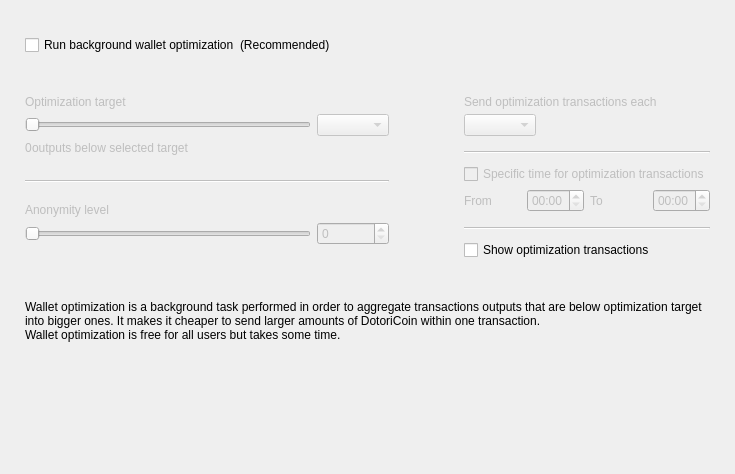
<?xml version="1.0" encoding="UTF-8"?>
<ui version="4.0">
 <class>OptimizationOptionsFrame</class>
 <widget class="QFrame" name="OptimizationOptionsFrame">
  <property name="geometry">
   <rect>
    <x>0</x>
    <y>0</y>
    <width>735</width>
    <height>474</height>
   </rect>
  </property>
  <property name="windowTitle">
   <string>Frame</string>
  </property>
  <property name="frameShape">
   <enum>QFrame::NoFrame</enum>
  </property>
  <property name="frameShadow">
   <enum>QFrame::Raised</enum>
  </property>
  <layout class="QVBoxLayout" name="verticalLayout">
   <property name="spacing">
    <number>0</number>
   </property>
   <property name="leftMargin">
    <number>25</number>
   </property>
   <property name="topMargin">
    <number>35</number>
   </property>
   <property name="rightMargin">
    <number>25</number>
   </property>
   <property name="bottomMargin">
    <number>0</number>
   </property>
   <item>
    <layout class="QHBoxLayout" name="horizontalLayout_2">
     <item>
      <widget class="QCheckBox" name="m_enableOptimizationCheck">
       <property name="text">
        <string>Run background wallet optimization</string>
       </property>
      </widget>
     </item>
     <item>
      <widget class="WalletGui::WalletNormalGrayTextLabel" name="label_8">
       <property name="text">
        <string>(Recommended)</string>
       </property>
      </widget>
     </item>
     <item>
      <spacer name="horizontalSpacer">
       <property name="orientation">
        <enum>Qt::Horizontal</enum>
       </property>
       <property name="sizeHint" stdset="0">
        <size>
         <width>40</width>
         <height>20</height>
        </size>
       </property>
      </spacer>
     </item>
    </layout>
   </item>
   <item>
    <spacer name="verticalSpacer_2">
     <property name="orientation">
      <enum>Qt::Vertical</enum>
     </property>
     <property name="sizeType">
      <enum>QSizePolicy::Fixed</enum>
     </property>
     <property name="sizeHint" stdset="0">
      <size>
       <width>20</width>
       <height>40</height>
      </size>
     </property>
    </spacer>
   </item>
   <item>
    <widget class="QWidget" name="m_optimizationOptionsWidget" native="true">
     <property name="enabled">
      <bool>true</bool>
     </property>
     <layout class="QHBoxLayout" name="horizontalLayout">
      <property name="spacing">
       <number>75</number>
      </property>
      <property name="leftMargin">
       <number>0</number>
      </property>
      <property name="topMargin">
       <number>0</number>
      </property>
      <property name="rightMargin">
       <number>0</number>
      </property>
      <property name="bottomMargin">
       <number>0</number>
      </property>
      <item alignment="Qt::AlignTop">
       <widget class="QWidget" name="widget1" native="true">
        <property name="enabled">
         <bool>false</bool>
        </property>
        <layout class="QGridLayout" name="gridLayout" columnstretch="50,0,0,0">
         <property name="leftMargin">
          <number>0</number>
         </property>
         <property name="topMargin">
          <number>0</number>
         </property>
         <property name="rightMargin">
          <number>0</number>
         </property>
         <property name="bottomMargin">
          <number>0</number>
         </property>
         <property name="verticalSpacing">
          <number>5</number>
         </property>
         <item row="0" column="0" colspan="4">
          <widget class="WalletGui::WalletNormalBlackTextLabel" name="label_5">
           <property name="text">
            <string>Optimization target</string>
           </property>
           <property name="indent">
            <number>0</number>
           </property>
          </widget>
         </item>
         <item row="4" column="0" colspan="4">
          <spacer name="verticalSpacer_3">
           <property name="orientation">
            <enum>Qt::Vertical</enum>
           </property>
           <property name="sizeType">
            <enum>QSizePolicy::Fixed</enum>
           </property>
           <property name="sizeHint" stdset="0">
            <size>
             <width>20</width>
             <height>20</height>
            </size>
           </property>
          </spacer>
         </item>
         <item row="1" column="0" colspan="3">
          <widget class="QSlider" name="m_thresholdSlider">
           <property name="maximum">
            <number>6</number>
           </property>
           <property name="pageStep">
            <number>1</number>
           </property>
           <property name="orientation">
            <enum>Qt::Horizontal</enum>
           </property>
          </widget>
         </item>
         <item row="1" column="3">
          <widget class="QComboBox" name="m_thresholdCombo"/>
         </item>
         <item row="5" column="0" colspan="4">
          <widget class="Line" name="line">
           <property name="orientation">
            <enum>Qt::Horizontal</enum>
           </property>
          </widget>
         </item>
         <item row="6" column="0" colspan="4">
          <spacer name="verticalSpacer_4">
           <property name="orientation">
            <enum>Qt::Vertical</enum>
           </property>
           <property name="sizeType">
            <enum>QSizePolicy::Fixed</enum>
           </property>
           <property name="sizeHint" stdset="0">
            <size>
             <width>20</width>
             <height>15</height>
            </size>
           </property>
          </spacer>
         </item>
         <item row="8" column="3">
          <widget class="QSpinBox" name="m_mixinSpin">
           <property name="buttonSymbols">
            <enum>QAbstractSpinBox::UpDownArrows</enum>
           </property>
          </widget>
         </item>
         <item row="7" column="0" colspan="4">
          <widget class="WalletGui::WalletNormalBlackTextLabel" name="label_7">
           <property name="text">
            <string>Anonymity level</string>
           </property>
           <property name="indent">
            <number>0</number>
           </property>
          </widget>
         </item>
         <item row="8" column="0" colspan="3">
          <widget class="QSlider" name="m_mixinSlider">
           <property name="pageStep">
            <number>1</number>
           </property>
           <property name="orientation">
            <enum>Qt::Horizontal</enum>
           </property>
          </widget>
         </item>
         <item row="2" column="0" colspan="4">
          <spacer name="verticalSpacer_12">
           <property name="orientation">
            <enum>Qt::Vertical</enum>
           </property>
           <property name="sizeType">
            <enum>QSizePolicy::Fixed</enum>
           </property>
           <property name="sizeHint" stdset="0">
            <size>
             <width>20</width>
             <height>0</height>
            </size>
           </property>
          </spacer>
         </item>
         <item row="3" column="0" colspan="4">
          <layout class="QHBoxLayout" name="horizontalLayout_3" stretch="0,1">
           <item>
            <widget class="QLabel" name="m_nonOptimizedOutputsLabel">
             <property name="text">
              <string>0</string>
             </property>
            </widget>
           </item>
           <item>
            <widget class="WalletGui::WalletNormalBlackTextLabel" name="m_nonOptimizedOutputsTextLabel">
             <property name="text">
              <string>outputs below selected target</string>
             </property>
            </widget>
           </item>
          </layout>
         </item>
        </layout>
       </widget>
      </item>
      <item>
       <layout class="QVBoxLayout" name="verticalLayout_3">
        <property name="spacing">
         <number>10</number>
        </property>
        <property name="rightMargin">
         <number>0</number>
        </property>
        <property name="bottomMargin">
         <number>0</number>
        </property>
        <item>
         <widget class="QWidget" name="widget2" native="true">
          <property name="enabled">
           <bool>false</bool>
          </property>
          <layout class="QGridLayout" name="gridLayout_2" columnstretch="0,0,0,0">
           <property name="leftMargin">
            <number>0</number>
           </property>
           <property name="topMargin">
            <number>0</number>
           </property>
           <property name="rightMargin">
            <number>0</number>
           </property>
           <property name="bottomMargin">
            <number>0</number>
           </property>
           <property name="verticalSpacing">
            <number>5</number>
           </property>
           <item row="2" column="0" colspan="2" alignment="Qt::AlignLeft">
            <widget class="QComboBox" name="m_periodCombo"/>
           </item>
           <item row="8" column="0">
            <widget class="WalletGui::WalletNormalBlackTextLabel" name="label_2">
             <property name="text">
              <string>From</string>
             </property>
            </widget>
           </item>
           <item row="8" column="1">
            <widget class="QTimeEdit" name="m_startTimeEdit">
             <property name="enabled">
              <bool>false</bool>
             </property>
             <property name="displayFormat">
              <string>HH:mm</string>
             </property>
            </widget>
           </item>
           <item row="8" column="2">
            <widget class="WalletGui::WalletNormalBlackTextLabel" name="label_3">
             <property name="text">
              <string>To</string>
             </property>
            </widget>
           </item>
           <item row="8" column="3">
            <widget class="QTimeEdit" name="m_stopTimeEdit">
             <property name="enabled">
              <bool>false</bool>
             </property>
             <property name="displayFormat">
              <string>HH:mm</string>
             </property>
            </widget>
           </item>
           <item row="6" column="0" colspan="4">
            <widget class="QCheckBox" name="m_optimizationTimeCheck">
             <property name="text">
              <string>Specific time for optimization transactions</string>
             </property>
            </widget>
           </item>
           <item row="4" column="0" colspan="4">
            <widget class="Line" name="line_2">
             <property name="orientation">
              <enum>Qt::Horizontal</enum>
             </property>
            </widget>
           </item>
           <item row="0" column="0" colspan="4">
            <widget class="WalletGui::WalletNormalBlackTextLabel" name="label_4">
             <property name="text">
              <string>Send optimization transactions each</string>
             </property>
             <property name="indent">
              <number>0</number>
             </property>
            </widget>
           </item>
           <item row="7" column="0" colspan="4">
            <spacer name="verticalSpacer_8">
             <property name="orientation">
              <enum>Qt::Vertical</enum>
             </property>
             <property name="sizeType">
              <enum>QSizePolicy::Fixed</enum>
             </property>
             <property name="sizeHint" stdset="0">
              <size>
               <width>20</width>
               <height>0</height>
              </size>
             </property>
            </spacer>
           </item>
           <item row="3" column="0" colspan="4">
            <spacer name="verticalSpacer_6">
             <property name="orientation">
              <enum>Qt::Vertical</enum>
             </property>
             <property name="sizeType">
              <enum>QSizePolicy::Fixed</enum>
             </property>
             <property name="sizeHint" stdset="0">
              <size>
               <width>20</width>
               <height>10</height>
              </size>
             </property>
            </spacer>
           </item>
           <item row="10" column="0" colspan="4">
            <widget class="Line" name="line_3">
             <property name="orientation">
              <enum>Qt::Horizontal</enum>
             </property>
            </widget>
           </item>
           <item row="1" column="0" colspan="4">
            <spacer name="verticalSpacer_5">
             <property name="orientation">
              <enum>Qt::Vertical</enum>
             </property>
             <property name="sizeType">
              <enum>QSizePolicy::Fixed</enum>
             </property>
             <property name="sizeHint" stdset="0">
              <size>
               <width>20</width>
               <height>0</height>
              </size>
             </property>
            </spacer>
           </item>
           <item row="5" column="0" colspan="4">
            <spacer name="verticalSpacer_7">
             <property name="orientation">
              <enum>Qt::Vertical</enum>
             </property>
             <property name="sizeType">
              <enum>QSizePolicy::Fixed</enum>
             </property>
             <property name="sizeHint" stdset="0">
              <size>
               <width>20</width>
               <height>5</height>
              </size>
             </property>
            </spacer>
           </item>
           <item row="9" column="0" colspan="4">
            <spacer name="verticalSpacer_10">
             <property name="orientation">
              <enum>Qt::Vertical</enum>
             </property>
             <property name="sizeType">
              <enum>QSizePolicy::Fixed</enum>
             </property>
             <property name="sizeHint" stdset="0">
              <size>
               <width>20</width>
               <height>10</height>
              </size>
             </property>
            </spacer>
           </item>
          </layout>
         </widget>
        </item>
        <item>
         <widget class="QCheckBox" name="m_showFusionTransactionsCheck">
          <property name="enabled">
           <bool>true</bool>
          </property>
          <property name="text">
           <string>Show optimization transactions</string>
          </property>
         </widget>
        </item>
       </layout>
      </item>
     </layout>
    </widget>
   </item>
   <item>
    <spacer name="verticalSpacer_11">
     <property name="orientation">
      <enum>Qt::Vertical</enum>
     </property>
     <property name="sizeType">
      <enum>QSizePolicy::Fixed</enum>
     </property>
     <property name="sizeHint" stdset="0">
      <size>
       <width>20</width>
       <height>40</height>
      </size>
     </property>
    </spacer>
   </item>
   <item>
    <widget class="WalletGui::WalletExtraNormalGrayTextLabel" name="m_helpLabel">
     <property name="text">
      <string>Wallet optimization is a background task performed in order to aggregate transactions outputs that are below optimization target into bigger ones. It makes it cheaper to send larger amounts of DotoriCoin within one transaction.
Wallet optimization is free for all users but takes some time.</string>
     </property>
     <property name="wordWrap">
      <bool>true</bool>
     </property>
    </widget>
   </item>
   <item>
    <spacer name="verticalSpacer">
     <property name="orientation">
      <enum>Qt::Vertical</enum>
     </property>
     <property name="sizeHint" stdset="0">
      <size>
       <width>20</width>
       <height>40</height>
      </size>
     </property>
    </spacer>
   </item>
  </layout>
 </widget>
 <customwidgets>
  <customwidget>
   <class>WalletGui::WalletNormalGrayTextLabel</class>
   <extends>QLabel</extends>
   <header>Gui/Common/WalletTextLabel.h</header>
  </customwidget>
  <customwidget>
   <class>WalletGui::WalletNormalBlackTextLabel</class>
   <extends>QLabel</extends>
   <header>Gui/Common/WalletTextLabel.h</header>
  </customwidget>
  <customwidget>
   <class>WalletGui::WalletExtraNormalGrayTextLabel</class>
   <extends>QLabel</extends>
   <header>Gui/Common/WalletTextLabel.h</header>
  </customwidget>
 </customwidgets>
 <resources/>
 <connections>
  <connection>
   <sender>m_enableOptimizationCheck</sender>
   <signal>toggled(bool)</signal>
   <receiver>widget1</receiver>
   <slot>setEnabled(bool)</slot>
   <hints>
    <hint type="sourcelabel">
     <x>147</x>
     <y>47</y>
    </hint>
    <hint type="destinationlabel">
     <x>176</x>
     <y>204</y>
    </hint>
   </hints>
  </connection>
  <connection>
   <sender>m_thresholdSlider</sender>
   <signal>valueChanged(int)</signal>
   <receiver>OptimizationOptionsFrame</receiver>
   <slot>thresholdChanged(int)</slot>
   <hints>
    <hint type="sourcelabel">
     <x>116</x>
     <y>139</y>
    </hint>
    <hint type="destinationlabel">
     <x>355</x>
     <y>194</y>
    </hint>
   </hints>
  </connection>
  <connection>
   <sender>m_mixinSlider</sender>
   <signal>valueChanged(int)</signal>
   <receiver>OptimizationOptionsFrame</receiver>
   <slot>mixinChanged(int)</slot>
   <hints>
    <hint type="sourcelabel">
     <x>116</x>
     <y>240</y>
    </hint>
    <hint type="destinationlabel">
     <x>367</x>
     <y>236</y>
    </hint>
   </hints>
  </connection>
  <connection>
   <sender>m_optimizationTimeCheck</sender>
   <signal>toggled(bool)</signal>
   <receiver>m_startTimeEdit</receiver>
   <slot>setEnabled(bool)</slot>
   <hints>
    <hint type="sourcelabel">
     <x>543</x>
     <y>179</y>
    </hint>
    <hint type="destinationlabel">
     <x>501</x>
     <y>207</y>
    </hint>
   </hints>
  </connection>
  <connection>
   <sender>m_optimizationTimeCheck</sender>
   <signal>toggled(bool)</signal>
   <receiver>m_stopTimeEdit</receiver>
   <slot>setEnabled(bool)</slot>
   <hints>
    <hint type="sourcelabel">
     <x>543</x>
     <y>179</y>
    </hint>
    <hint type="destinationlabel">
     <x>643</x>
     <y>207</y>
    </hint>
   </hints>
  </connection>
  <connection>
   <sender>m_mixinSpin</sender>
   <signal>valueChanged(int)</signal>
   <receiver>OptimizationOptionsFrame</receiver>
   <slot>mixinChanged(int)</slot>
   <hints>
    <hint type="sourcelabel">
     <x>273</x>
     <y>271</y>
    </hint>
    <hint type="destinationlabel">
     <x>367</x>
     <y>236</y>
    </hint>
   </hints>
  </connection>
  <connection>
   <sender>m_thresholdCombo</sender>
   <signal>currentIndexChanged(int)</signal>
   <receiver>OptimizationOptionsFrame</receiver>
   <slot>thresholdChanged(int)</slot>
   <hints>
    <hint type="sourcelabel">
     <x>270</x>
     <y>139</y>
    </hint>
    <hint type="destinationlabel">
     <x>367</x>
     <y>236</y>
    </hint>
   </hints>
  </connection>
  <connection>
   <sender>m_enableOptimizationCheck</sender>
   <signal>toggled(bool)</signal>
   <receiver>widget2</receiver>
   <slot>setEnabled(bool)</slot>
   <hints>
    <hint type="sourcelabel">
     <x>158</x>
     <y>48</y>
    </hint>
    <hint type="destinationlabel">
     <x>556</x>
     <y>197</y>
    </hint>
   </hints>
  </connection>
 </connections>
 <slots>
  <slot>thresholdChanged(int)</slot>
  <slot>mixinChanged(int)</slot>
 </slots>
</ui>
